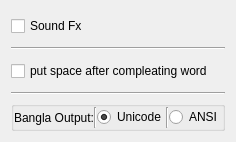
     <widget class="QWidget" name="tab_4">
      <property name="styleSheet">
       <string notr="true">font: 75 12pt &quot;MS Shell Dlg 2&quot;;</string>
      </property>
      <attribute name="title">
       <string>⚙</string>
      </attribute>
      <layout class="QVBoxLayout" name="verticalLayout_8">
       <item>
        <widget class="QCheckBox" name="SFXcheckBox">
         <property name="minimumSize">
          <size>
           <width>0</width>
           <height>30</height>
          </size>
         </property>
         <property name="text">
          <string>Sound Fx</string>
         </property>
        </widget>
       </item>
       <item>
        <widget class="Line" name="line_11">
         <property name="orientation">
          <enum>Qt::Horizontal</enum>
         </property>
        </widget>
       </item>
       <item>
        <widget class="QCheckBox" name="SpaceCheckBox">
         <property name="minimumSize">
          <size>
           <width>0</width>
           <height>30</height>
          </size>
         </property>
         <property name="text">
          <string>put space after compleating word</string>
         </property>
        </widget>
       </item>
       <item>
        <widget class="Line" name="line_12">
         <property name="orientation">
          <enum>Qt::Horizontal</enum>
         </property>
        </widget>
       </item>
       <item>
        <widget class="QGroupBox" name="groupBox">
         <property name="maximumSize">
          <size>
           <width>16777215</width>
           <height>30</height>
          </size>
         </property>
         <property name="title">
          <string/>
         </property>
         <layout class="QHBoxLayout" name="horizontalLayout_9">
          <property name="spacing">
           <number>0</number>
          </property>
          <property name="leftMargin">
           <number>0</number>
          </property>
          <property name="topMargin">
           <number>0</number>
          </property>
          <property name="rightMargin">
           <number>0</number>
          </property>
          <property name="bottomMargin">
           <number>0</number>
          </property>
          <item>
           <widget class="QLabel" name="label_2">
            <property name="text">
             <string>Bangla Output:</string>
            </property>
           </widget>
          </item>
          <item>
           <widget class="Line" name="line_10">
            <property name="orientation">
             <enum>Qt::Vertical</enum>
            </property>
           </widget>
          </item>
          <item>
           <widget class="QRadioButton" name="UnicodeRadioButton">
            <property name="text">
             <string>Unicode</string>
            </property>
            <property name="checked">
             <bool>true</bool>
            </property>
           </widget>
          </item>
          <item>
           <widget class="Line" name="line_9">
            <property name="orientation">
             <enum>Qt::Vertical</enum>
            </property>
           </widget>
          </item>
          <item>
           <widget class="QRadioButton" name="ANSI_radioButton">
            <property name="text">
             <string>ANSI</string>
            </property>
           </widget>
          </item>
         </layout>
        </widget>
       </item>
      </layout>
     </widget>
